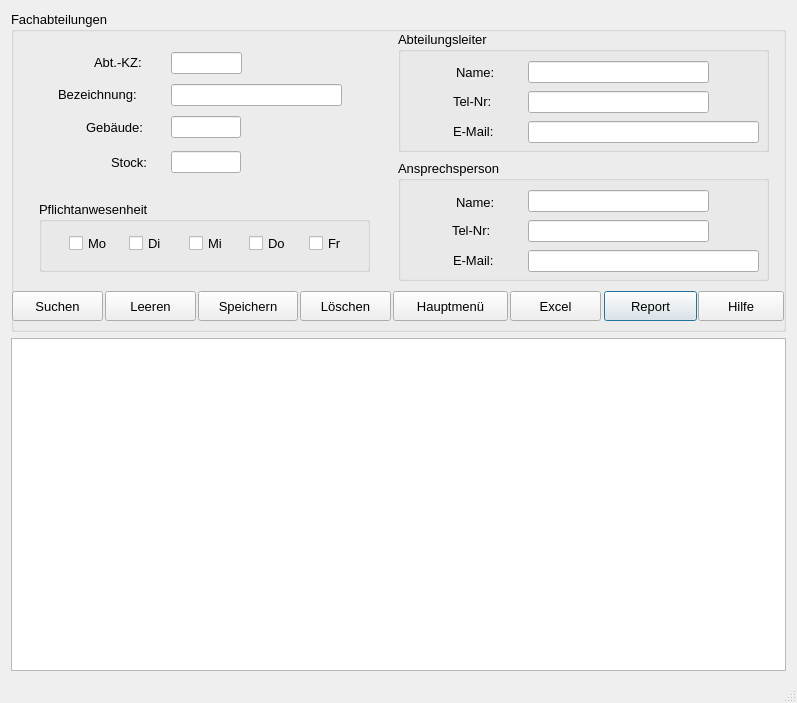
<?xml version="1.0" encoding="UTF-8"?>
<ui version="4.0">
 <class>Fachabteilungen</class>
 <widget class="QDialog" name="Fachabteilungen">
  <property name="geometry">
   <rect>
    <x>0</x>
    <y>0</y>
    <width>797</width>
    <height>703</height>
   </rect>
  </property>
  <property name="minimumSize">
   <size>
    <width>797</width>
    <height>703</height>
   </size>
  </property>
  <property name="font">
   <font>
    <pointsize>10</pointsize>
   </font>
  </property>
  <property name="windowTitle">
   <string>Fachabteilungen</string>
  </property>
  <property name="sizeGripEnabled">
   <bool>true</bool>
  </property>
  <layout class="QGridLayout" name="gridLayout">
   <item row="0" column="0">
    <widget class="QGroupBox" name="groupBox">
     <property name="sizePolicy">
      <sizepolicy hsizetype="Fixed" vsizetype="Fixed">
       <horstretch>0</horstretch>
       <verstretch>0</verstretch>
      </sizepolicy>
     </property>
     <property name="minimumSize">
      <size>
       <width>775</width>
       <height>321</height>
      </size>
     </property>
     <property name="title">
      <string>Fachabteilungen</string>
     </property>
     <widget class="QLabel" name="lblfachabteilungabk">
      <property name="geometry">
       <rect>
        <x>83</x>
        <y>41</y>
        <width>131</width>
        <height>21</height>
       </rect>
      </property>
      <property name="text">
       <string>Abt.-KZ:</string>
      </property>
     </widget>
     <widget class="QLabel" name="lblgebeaude">
      <property name="geometry">
       <rect>
        <x>75</x>
        <y>106</y>
        <width>91</width>
        <height>21</height>
       </rect>
      </property>
      <property name="text">
       <string>Gebäude:</string>
      </property>
     </widget>
     <widget class="QLabel" name="lblfachabteilungbez">
      <property name="geometry">
       <rect>
        <x>47</x>
        <y>73</y>
        <width>121</width>
        <height>21</height>
       </rect>
      </property>
      <property name="text">
       <string>Bezeichnung:</string>
      </property>
     </widget>
     <widget class="QLineEdit" name="leFachabteilungabk">
      <property name="geometry">
       <rect>
        <x>160</x>
        <y>41</y>
        <width>71</width>
        <height>22</height>
       </rect>
      </property>
     </widget>
     <widget class="QLineEdit" name="leStock">
      <property name="geometry">
       <rect>
        <x>160</x>
        <y>140</y>
        <width>70</width>
        <height>22</height>
       </rect>
      </property>
     </widget>
     <widget class="QLineEdit" name="leFachabteilungbez">
      <property name="geometry">
       <rect>
        <x>160</x>
        <y>73</y>
        <width>171</width>
        <height>22</height>
       </rect>
      </property>
     </widget>
     <widget class="QLabel" name="lblstock">
      <property name="geometry">
       <rect>
        <x>100</x>
        <y>141</y>
        <width>71</width>
        <height>21</height>
       </rect>
      </property>
      <property name="text">
       <string>Stock:</string>
      </property>
     </widget>
     <widget class="QLineEdit" name="leGebaeude">
      <property name="geometry">
       <rect>
        <x>160</x>
        <y>105</y>
        <width>70</width>
        <height>22</height>
       </rect>
      </property>
     </widget>
     <widget class="QPushButton" name="btCSV">
      <property name="geometry">
       <rect>
        <x>593</x>
        <y>280</y>
        <width>93</width>
        <height>30</height>
       </rect>
      </property>
      <property name="sizePolicy">
       <sizepolicy hsizetype="Fixed" vsizetype="Fixed">
        <horstretch>0</horstretch>
        <verstretch>0</verstretch>
       </sizepolicy>
      </property>
      <property name="maximumSize">
       <size>
        <width>100</width>
        <height>16777215</height>
       </size>
      </property>
      <property name="font">
       <font>
        <pointsize>10</pointsize>
       </font>
      </property>
      <property name="text">
       <string>Report</string>
      </property>
      <property name="icon">
       <iconset>
        <normaloff>../../_Symbole/UsedSymbols/reporting_noun_report_document_file_icon_148360.ico</normaloff>../../_Symbole/UsedSymbols/reporting_noun_report_document_file_icon_148360.ico</iconset>
      </property>
     </widget>
     <widget class="QPushButton" name="btAbbrechen">
      <property name="geometry">
       <rect>
        <x>382</x>
        <y>280</y>
        <width>115</width>
        <height>30</height>
       </rect>
      </property>
      <property name="sizePolicy">
       <sizepolicy hsizetype="Fixed" vsizetype="Fixed">
        <horstretch>0</horstretch>
        <verstretch>0</verstretch>
       </sizepolicy>
      </property>
      <property name="minimumSize">
       <size>
        <width>115</width>
        <height>0</height>
       </size>
      </property>
      <property name="maximumSize">
       <size>
        <width>100</width>
        <height>16777215</height>
       </size>
      </property>
      <property name="font">
       <font>
        <pointsize>10</pointsize>
       </font>
      </property>
      <property name="text">
       <string>Hauptmenü</string>
      </property>
      <property name="icon">
       <iconset>
        <normaloff>../../_Symbole/UsedSymbols/log-out_icon-icons.com_50106.ico</normaloff>../../_Symbole/UsedSymbols/log-out_icon-icons.com_50106.ico</iconset>
      </property>
     </widget>
     <widget class="QPushButton" name="btExcel">
      <property name="enabled">
       <bool>true</bool>
      </property>
      <property name="geometry">
       <rect>
        <x>499</x>
        <y>280</y>
        <width>91</width>
        <height>30</height>
       </rect>
      </property>
      <property name="sizePolicy">
       <sizepolicy hsizetype="Fixed" vsizetype="Fixed">
        <horstretch>0</horstretch>
        <verstretch>0</verstretch>
       </sizepolicy>
      </property>
      <property name="maximumSize">
       <size>
        <width>115</width>
        <height>16777215</height>
       </size>
      </property>
      <property name="font">
       <font>
        <pointsize>10</pointsize>
       </font>
      </property>
      <property name="text">
       <string>Excel</string>
      </property>
      <property name="icon">
       <iconset>
        <normaloff>../../_Symbole/UsedSymbols/microsoft_excel_icon_132212.ico</normaloff>../../_Symbole/UsedSymbols/microsoft_excel_icon_132212.ico</iconset>
      </property>
     </widget>
     <widget class="QPushButton" name="btSuchen">
      <property name="geometry">
       <rect>
        <x>1</x>
        <y>280</y>
        <width>91</width>
        <height>30</height>
       </rect>
      </property>
      <property name="sizePolicy">
       <sizepolicy hsizetype="Fixed" vsizetype="Fixed">
        <horstretch>0</horstretch>
        <verstretch>0</verstretch>
       </sizepolicy>
      </property>
      <property name="maximumSize">
       <size>
        <width>100</width>
        <height>16777215</height>
       </size>
      </property>
      <property name="font">
       <font>
        <pointsize>10</pointsize>
       </font>
      </property>
      <property name="text">
       <string>Suchen</string>
      </property>
      <property name="icon">
       <iconset>
        <normaloff>../../_Symbole/UsedSymbols/searchmagnifierinterfacesymbol1_79893.ico</normaloff>../../_Symbole/UsedSymbols/searchmagnifierinterfacesymbol1_79893.ico</iconset>
      </property>
     </widget>
     <widget class="QPushButton" name="btLoeschen">
      <property name="geometry">
       <rect>
        <x>289</x>
        <y>280</y>
        <width>91</width>
        <height>30</height>
       </rect>
      </property>
      <property name="sizePolicy">
       <sizepolicy hsizetype="Fixed" vsizetype="Fixed">
        <horstretch>0</horstretch>
        <verstretch>0</verstretch>
       </sizepolicy>
      </property>
      <property name="maximumSize">
       <size>
        <width>100</width>
        <height>16777215</height>
       </size>
      </property>
      <property name="font">
       <font>
        <pointsize>10</pointsize>
       </font>
      </property>
      <property name="text">
       <string>Löschen</string>
      </property>
      <property name="icon">
       <iconset>
        <normaloff>../../_Symbole/UsedSymbols/seo-social-web-network-internet_262_icon-icons.com_61518.ico</normaloff>../../_Symbole/UsedSymbols/seo-social-web-network-internet_262_icon-icons.com_61518.ico</iconset>
      </property>
     </widget>
     <widget class="QPushButton" name="btClear">
      <property name="geometry">
       <rect>
        <x>94</x>
        <y>280</y>
        <width>91</width>
        <height>30</height>
       </rect>
      </property>
      <property name="sizePolicy">
       <sizepolicy hsizetype="Fixed" vsizetype="Fixed">
        <horstretch>0</horstretch>
        <verstretch>0</verstretch>
       </sizepolicy>
      </property>
      <property name="maximumSize">
       <size>
        <width>100</width>
        <height>16777215</height>
       </size>
      </property>
      <property name="font">
       <font>
        <pointsize>10</pointsize>
       </font>
      </property>
      <property name="text">
       <string>Leeren</string>
      </property>
      <property name="icon">
       <iconset>
        <normaloff>../../_Symbole/UsedSymbols/-clear_90704.ico</normaloff>../../_Symbole/UsedSymbols/-clear_90704.ico</iconset>
      </property>
     </widget>
     <widget class="QPushButton" name="btSpeichern">
      <property name="geometry">
       <rect>
        <x>187</x>
        <y>280</y>
        <width>100</width>
        <height>30</height>
       </rect>
      </property>
      <property name="sizePolicy">
       <sizepolicy hsizetype="Fixed" vsizetype="Fixed">
        <horstretch>0</horstretch>
        <verstretch>0</verstretch>
       </sizepolicy>
      </property>
      <property name="minimumSize">
       <size>
        <width>100</width>
        <height>0</height>
       </size>
      </property>
      <property name="maximumSize">
       <size>
        <width>100</width>
        <height>16777215</height>
       </size>
      </property>
      <property name="font">
       <font>
        <pointsize>10</pointsize>
       </font>
      </property>
      <property name="text">
       <string>Speichern</string>
      </property>
      <property name="icon">
       <iconset>
        <normaloff>../../_Symbole/UsedSymbols/save_3621.ico</normaloff>../../_Symbole/UsedSymbols/save_3621.ico</iconset>
      </property>
     </widget>
     <widget class="QPushButton" name="btHilfe">
      <property name="geometry">
       <rect>
        <x>687</x>
        <y>280</y>
        <width>86</width>
        <height>30</height>
       </rect>
      </property>
      <property name="sizePolicy">
       <sizepolicy hsizetype="Fixed" vsizetype="Fixed">
        <horstretch>0</horstretch>
        <verstretch>0</verstretch>
       </sizepolicy>
      </property>
      <property name="maximumSize">
       <size>
        <width>100</width>
        <height>16777215</height>
       </size>
      </property>
      <property name="font">
       <font>
        <pointsize>10</pointsize>
       </font>
      </property>
      <property name="text">
       <string>Hilfe</string>
      </property>
      <property name="icon">
       <iconset>
        <normaloff>../../_Symbole/UsedSymbols/info_13213.ico</normaloff>../../_Symbole/UsedSymbols/info_13213.ico</iconset>
      </property>
     </widget>
     <widget class="QGroupBox" name="gbWochentage">
      <property name="geometry">
       <rect>
        <x>28</x>
        <y>190</y>
        <width>331</width>
        <height>71</height>
       </rect>
      </property>
      <property name="title">
       <string>Pflichtanwesenheit</string>
      </property>
      <widget class="QCheckBox" name="cbFr">
       <property name="geometry">
        <rect>
         <x>270</x>
         <y>32</y>
         <width>51</width>
         <height>20</height>
        </rect>
       </property>
       <property name="text">
        <string>Fr</string>
       </property>
      </widget>
      <widget class="QCheckBox" name="cbDo">
       <property name="geometry">
        <rect>
         <x>210</x>
         <y>32</y>
         <width>51</width>
         <height>20</height>
        </rect>
       </property>
       <property name="text">
        <string>Do</string>
       </property>
      </widget>
      <widget class="QCheckBox" name="cbMi">
       <property name="geometry">
        <rect>
         <x>150</x>
         <y>32</y>
         <width>51</width>
         <height>20</height>
        </rect>
       </property>
       <property name="text">
        <string>Mi</string>
       </property>
      </widget>
      <widget class="QCheckBox" name="cbMo">
       <property name="geometry">
        <rect>
         <x>30</x>
         <y>32</y>
         <width>51</width>
         <height>20</height>
        </rect>
       </property>
       <property name="text">
        <string>Mo</string>
       </property>
      </widget>
      <widget class="QCheckBox" name="cbDi">
       <property name="geometry">
        <rect>
         <x>90</x>
         <y>32</y>
         <width>51</width>
         <height>20</height>
        </rect>
       </property>
       <property name="text">
        <string>Di</string>
       </property>
      </widget>
     </widget>
     <widget class="QGroupBox" name="groupBox_2">
      <property name="geometry">
       <rect>
        <x>291</x>
        <y>381</y>
        <width>391</width>
        <height>181</height>
       </rect>
      </property>
      <property name="title">
       <string>GroupBox</string>
      </property>
     </widget>
     <widget class="QGroupBox" name="gbAnsprechsperson">
      <property name="geometry">
       <rect>
        <x>387</x>
        <y>149</y>
        <width>371</width>
        <height>121</height>
       </rect>
      </property>
      <property name="title">
       <string>Ansprechsperson</string>
      </property>
      <widget class="QLineEdit" name="leAnsprechspersonmail">
       <property name="geometry">
        <rect>
         <x>130</x>
         <y>90</y>
         <width>231</width>
         <height>22</height>
        </rect>
       </property>
      </widget>
      <widget class="QLabel" name="lblAnsprechspersonname">
       <property name="geometry">
        <rect>
         <x>58</x>
         <y>32</y>
         <width>81</width>
         <height>20</height>
        </rect>
       </property>
       <property name="text">
        <string>Name:</string>
       </property>
      </widget>
      <widget class="QLineEdit" name="leAnsprechspersonname">
       <property name="geometry">
        <rect>
         <x>130</x>
         <y>30</y>
         <width>181</width>
         <height>22</height>
        </rect>
       </property>
      </widget>
      <widget class="QLabel" name="lblApTelnr">
       <property name="geometry">
        <rect>
         <x>54</x>
         <y>60</y>
         <width>71</width>
         <height>21</height>
        </rect>
       </property>
       <property name="text">
        <string>Tel-Nr:</string>
       </property>
      </widget>
      <widget class="QLineEdit" name="leAnsprechspersontel">
       <property name="geometry">
        <rect>
         <x>130</x>
         <y>60</y>
         <width>181</width>
         <height>22</height>
        </rect>
       </property>
      </widget>
      <widget class="QLabel" name="lblApEmail">
       <property name="geometry">
        <rect>
         <x>55</x>
         <y>90</y>
         <width>81</width>
         <height>20</height>
        </rect>
       </property>
       <property name="text">
        <string>E-Mail:</string>
       </property>
      </widget>
     </widget>
     <widget class="QGroupBox" name="gbAbteilungsleiter">
      <property name="geometry">
       <rect>
        <x>387</x>
        <y>20</y>
        <width>371</width>
        <height>121</height>
       </rect>
      </property>
      <property name="title">
       <string>Abteilungsleiter</string>
      </property>
      <widget class="QLineEdit" name="leAbteilungsleitermail">
       <property name="geometry">
        <rect>
         <x>130</x>
         <y>90</y>
         <width>231</width>
         <height>22</height>
        </rect>
       </property>
      </widget>
      <widget class="QLabel" name="lblAlTelnr">
       <property name="geometry">
        <rect>
         <x>55</x>
         <y>60</y>
         <width>81</width>
         <height>21</height>
        </rect>
       </property>
       <property name="text">
        <string>Tel-Nr:</string>
       </property>
      </widget>
      <widget class="QLineEdit" name="leAbteilungsleitertel">
       <property name="geometry">
        <rect>
         <x>130</x>
         <y>60</y>
         <width>181</width>
         <height>22</height>
        </rect>
       </property>
      </widget>
      <widget class="QLabel" name="lblAbteilungsleitername">
       <property name="geometry">
        <rect>
         <x>58</x>
         <y>31</y>
         <width>71</width>
         <height>21</height>
        </rect>
       </property>
       <property name="text">
        <string>Name:</string>
       </property>
      </widget>
      <widget class="QLabel" name="lblAlEmail">
       <property name="geometry">
        <rect>
         <x>55</x>
         <y>90</y>
         <width>81</width>
         <height>20</height>
        </rect>
       </property>
       <property name="text">
        <string>E-Mail:</string>
       </property>
      </widget>
      <widget class="QLineEdit" name="leAbteilungsleitername">
       <property name="geometry">
        <rect>
         <x>130</x>
         <y>30</y>
         <width>181</width>
         <height>22</height>
        </rect>
       </property>
      </widget>
     </widget>
    </widget>
   </item>
   <item row="1" column="0">
    <widget class="QTableWidget" name="tableWidget">
     <property name="editTriggers">
      <set>QAbstractItemView::NoEditTriggers</set>
     </property>
    </widget>
   </item>
   <item row="2" column="0">
    <widget class="QLabel" name="lab_INFO">
     <property name="text">
      <string/>
     </property>
    </widget>
   </item>
  </layout>
 </widget>
 <tabstops>
  <tabstop>leFachabteilungabk</tabstop>
  <tabstop>leFachabteilungbez</tabstop>
  <tabstop>leGebaeude</tabstop>
  <tabstop>leStock</tabstop>
  <tabstop>cbMo</tabstop>
  <tabstop>cbDi</tabstop>
  <tabstop>cbMi</tabstop>
  <tabstop>cbDo</tabstop>
  <tabstop>cbFr</tabstop>
  <tabstop>leAbteilungsleitername</tabstop>
  <tabstop>leAbteilungsleitertel</tabstop>
  <tabstop>leAbteilungsleitermail</tabstop>
  <tabstop>leAnsprechspersonname</tabstop>
  <tabstop>leAnsprechspersontel</tabstop>
  <tabstop>leAnsprechspersonmail</tabstop>
  <tabstop>btSuchen</tabstop>
  <tabstop>btClear</tabstop>
  <tabstop>btSpeichern</tabstop>
  <tabstop>btLoeschen</tabstop>
  <tabstop>btAbbrechen</tabstop>
  <tabstop>btExcel</tabstop>
  <tabstop>btCSV</tabstop>
  <tabstop>btHilfe</tabstop>
  <tabstop>tableWidget</tabstop>
 </tabstops>
 <resources/>
 <connections/>
</ui>
